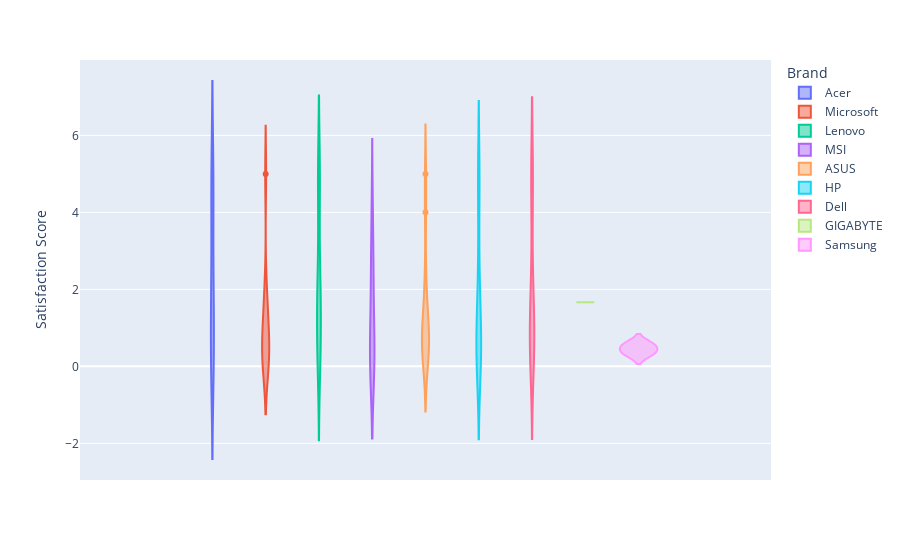

Here is the notebook cell this chart was saved with:
### Markdown cell above
You can see a few outliers where rating is low and the price is high, vice versa, etc. However, this graph is difficult to interpret at a glace.

### Code cell
#violin plot
violin_fig = px.violin(laptops_cleaned, y = "Satisfaction Score", color = "Brand")
violin_fig.show()

### Figure 1 — Plotly figure (JSON) as saved in the notebook; plotly's stock layout.template omitted (floating-point values rounded to 4 significant figures)
{"data": [{"alignmentgroup": "True", "box": {"visible": false}, "hovertemplate": "Brand=Acer<br>Satisfaction Score=%{y}<extra></extra>", "legendgroup": "Acer", "marker": {"color": "#636efa"}, "name": "Acer", "offsetgroup": "Acer", "orientation": "v", "scalegroup": "True", "showlegend": true, "type": "violin", "x0": " ", "xaxis": "x", "y": [0.01341, 0.006106, 0.03429, 0.04831, 5, 2.25, 5, 2.5, 0.2375, 1.5, 4, 5, 1.5, 1.433, 0.7, 5, 4], "y0": " ", "yaxis": "y"}, {"alignmentgroup": "True", "box": {"visible": false}, "hovertemplate": "Brand=Microsoft<br>Satisfaction Score=%{y}<extra></extra>", "legendgroup": "Microsoft", "marker": {"color": "#EF553B"}, "name": "Microsoft", "offsetgroup": "Microsoft", "orientation": "v", "scalegroup": "True", "showlegend": true, "type": "violin", "x0": " ", "xaxis": "x", "y": [0.009284, 0.009284, 0.4889, 0.007176, 1.2, 1.667, 0.235, 0.72, 5, 1, 0.6143, 2], "y0": " ", "yaxis": "y"}, {"alignmentgroup": "True", "box": {"visible": false}, "hovertemplate": "Brand=Lenovo<br>Satisfaction Score=%{y}<extra></extra>", "legendgroup": "Lenovo", "marker": {"color": "#00cc96"}, "name": "Lenovo", "offsetgroup": "Lenovo", "orientation": "v", "scalegroup": "True", "showlegend": true, "type": "violin", "x0": " ", "xaxis": "x", "y": [2.5, 0.92, 1.2, 1.5, 1.125, 2.5, 1.567, 1.75, 0.1147, 0.2, 0.3167, 0.2158, 4, 5, 0.3615, 1.433, 5, 5, 1.333, 5, 2.25, 2, 0.1542, 5, 5], "y0": " ", "yaxis": "y"}, {"alignmentgroup": "True", "box": {"visible": false}, "hovertemplate": "Brand=MSI<br>Satisfaction Score=%{y}<extra></extra>", "legendgroup": "MSI", "marker": {"color": "#ab63fa"}, "name": "MSI", "offsetgroup": "MSI", "orientation": "v", "scalegroup": "True", "showlegend": true, "type": "violin", "x0": " ", "xaxis": "x", "y": [0.03188, 0.04037, 0.04035, 2.25, 4, 0.1212, 2, 3, 0.75, 0.75], "y0": " ", "yaxis": "y"}, {"alignmentgroup": "True", "box": {"visible": false}, "hovertemplate": "Brand=ASUS<br>Satisfaction Score=%{y}<extra></extra>", "legendgroup": "ASUS", "marker": {"color": "#FFA15A"}, "name": "ASUS", "offsetgroup": "ASUS", "orientation": "v", "scalegroup": "True", "showlegend": true, "type": "violin", "x0": " ", "xaxis": "x", "y": [0.2867, 2.25, 0.875, 1, 0.6571, 4, 0.3, 1, 0.8333, 1.667, 0.11, 5, 0.5], "y0": " ", "yaxis": "y"}, {"alignmentgroup": "True", "box": {"visible": false}, "hovertemplate": "Brand=HP<br>Satisfaction Score=%{y}<extra></extra>", "legendgroup": "HP", "marker": {"color": "#19d3f3"}, "name": "HP", "offsetgroup": "HP", "orientation": "v", "scalegroup": "True", "showlegend": true, "type": "violin", "x0": " ", "xaxis": "x", "y": [0.1583, 5, 2.5, 0.1048, 1.433, 1, 0.68, 0.2368, 0.8, 1.567, 1.567, 0.6143, 0.72, 5, 0.1206, 4, 5, 0.3, 5, 0.1258, 0.2095, 0.001431, 2.5, 0.825], "y0": " ", "yaxis": "y"}, {"alignmentgroup": "True", "box": {"visible": false}, "hovertemplate": "Brand=Dell<br>Satisfaction Score=%{y}<extra></extra>", "legendgroup": "Dell", "marker": {"color": "#FF6692"}, "name": "Dell", "offsetgroup": "Dell", "orientation": "v", "scalegroup": "True", "showlegend": true, "type": "violin", "x0": " ", "xaxis": "x", "y": [0.8333, 0.4444, 0.3462, 0.44, 2.5, 1.567, 0.75, 0.4, 5, 2.5, 0.2667, 5, 1.25, 1, 5, 1, 0.1, 0.4286, 4, 1.5, 1.1, 0.5143, 1, 0.3583, 5, 5, 5, 1.667], "y0": " ", "yaxis": "y"}, {"alignmentgroup": "True", "box": {"visible": false}, "hovertemplate": "Brand=GIGABYTE<br>Satisfaction Score=%{y}<extra></extra>", "legendgroup": "GIGABYTE", "marker": {"color": "#B6E880"}, "name": "GIGABYTE", "offsetgroup": "GIGABYTE", "orientation": "v", "scalegroup": "True", "showlegend": true, "type": "violin", "x0": " ", "xaxis": "x", "y": [1.667], "y0": " ", "yaxis": "y"}, {"alignmentgroup": "True", "box": {"visible": false}, "hovertemplate": "Brand=Samsung<br>Satisfaction Score=%{y}<extra></extra>", "legendgroup": "Samsung", "marker": {"color": "#FF97FF"}, "name": "Samsung", "offsetgroup": "Samsung", "orientation": "v", "scalegroup": "True", "showlegend": true, "type": "violin", "x0": " ", "xaxis": "x", "y": [0.3429, 0.56], "y0": " ", "yaxis": "y"}], "layout": {"legend": {"title": {"text": "Brand"}, "tracegroupgap": 0}, "margin": {"t": 60}, "violinmode": "group", "xaxis": {"anchor": "y", "domain": [0, 1]}, "yaxis": {"anchor": "x", "domain": [0, 1], "title": {"text": "Satisfaction Score"}}}}
